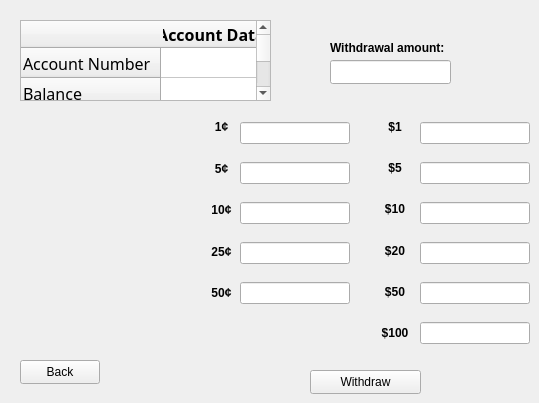
    <widget class="QWidget" name="C2__2Withdrawal">
     <attribute name="title">
      <string>Withdrawal</string>
     </attribute>
     <widget class="QPushButton" name="pushC2__2_back">
      <property name="geometry">
       <rect>
        <x>20</x>
        <y>360</y>
        <width>80</width>
        <height>24</height>
       </rect>
      </property>
      <property name="text">
       <string>Back</string>
      </property>
     </widget>
     <widget class="QWidget" name="layoutWidget_5">
      <property name="geometry">
       <rect>
        <x>380</x>
        <y>110</y>
        <width>30</width>
        <height>241</height>
       </rect>
      </property>
      <layout class="QVBoxLayout" name="verticalLayout_8">
       <item>
        <widget class="QLabel" name="labelC2__2_dollar001">
         <property name="text">
          <string>&lt;html&gt;&lt;head/&gt;&lt;body&gt;&lt;p align=&quot;center&quot;&gt;&lt;span style=&quot; font-weight:700;&quot;&gt;  $1&lt;/span&gt;&lt;/p&gt;&lt;/body&gt;&lt;/html&gt;</string>
         </property>
        </widget>
       </item>
       <item>
        <widget class="QLabel" name="labelC2__2_dollars005">
         <property name="text">
          <string>&lt;html&gt;&lt;head/&gt;&lt;body&gt;&lt;p align=&quot;center&quot;&gt;&lt;span style=&quot; font-weight:700;&quot;&gt;  $5&lt;/span&gt;&lt;/p&gt;&lt;/body&gt;&lt;/html&gt;</string>
         </property>
        </widget>
       </item>
       <item>
        <widget class="QLabel" name="labelC2__2_dollars010">
         <property name="text">
          <string>&lt;html&gt;&lt;head/&gt;&lt;body&gt;&lt;p align=&quot;center&quot;&gt;&lt;span style=&quot; font-weight:700;&quot;&gt; $10&lt;/span&gt;&lt;/p&gt;&lt;/body&gt;&lt;/html&gt;</string>
         </property>
        </widget>
       </item>
       <item>
        <widget class="QLabel" name="labelC2__2_dollars020">
         <property name="text">
          <string>&lt;html&gt;&lt;head/&gt;&lt;body&gt;&lt;p align=&quot;center&quot;&gt;&lt;span style=&quot; font-weight:700;&quot;&gt; $20&lt;/span&gt;&lt;/p&gt;&lt;/body&gt;&lt;/html&gt;</string>
         </property>
        </widget>
       </item>
       <item>
        <widget class="QLabel" name="labelC2__2_dollars050">
         <property name="text">
          <string>&lt;html&gt;&lt;head/&gt;&lt;body&gt;&lt;p align=&quot;center&quot;&gt;&lt;span style=&quot; font-weight:700;&quot;&gt; $50&lt;/span&gt;&lt;/p&gt;&lt;/body&gt;&lt;/html&gt;</string>
         </property>
        </widget>
       </item>
       <item>
        <widget class="QLabel" name="labelC2__2_dollars100">
         <property name="text">
          <string>&lt;html&gt;&lt;head/&gt;&lt;body&gt;&lt;p align=&quot;center&quot;&gt;&lt;span style=&quot; font-weight:700;&quot;&gt;$100&lt;/span&gt;&lt;/p&gt;&lt;/body&gt;&lt;/html&gt;</string>
         </property>
        </widget>
       </item>
      </layout>
     </widget>
     <widget class="QWidget" name="layoutWidget_6">
      <property name="geometry">
       <rect>
        <x>420</x>
        <y>110</y>
        <width>110</width>
        <height>251</height>
       </rect>
      </property>
      <layout class="QVBoxLayout" name="verticalLayout_9">
       <item>
        <widget class="QLineEdit" name="lineEditC2__2_dollar001"/>
       </item>
       <item>
        <widget class="QLineEdit" name="lineEditC2__2_dollars005"/>
       </item>
       <item>
        <widget class="QLineEdit" name="lineEditC2__2_dollars010"/>
       </item>
       <item>
        <widget class="QLineEdit" name="lineEditC2__2_dollars020"/>
       </item>
       <item>
        <widget class="QLineEdit" name="lineEditC2__2_dollars050"/>
       </item>
       <item>
        <widget class="QLineEdit" name="lineEditC2__2_dollars100"/>
       </item>
      </layout>
     </widget>
     <widget class="QWidget" name="layoutWidget_8">
      <property name="geometry">
       <rect>
        <x>210</x>
        <y>110</y>
        <width>23</width>
        <height>201</height>
       </rect>
      </property>
      <layout class="QVBoxLayout" name="verticalLayout_11">
       <item>
        <widget class="QLabel" name="labelC2__2_cent01">
         <property name="text">
          <string>&lt;html&gt;&lt;head/&gt;&lt;body&gt;&lt;p align=&quot;center&quot;&gt;&lt;span style=&quot; font-weight:700;&quot;&gt; 1¢&lt;/span&gt;&lt;/p&gt;&lt;/body&gt;&lt;/html&gt;</string>
         </property>
        </widget>
       </item>
       <item>
        <widget class="QLabel" name="labelC2__2_cents05">
         <property name="text">
          <string>&lt;html&gt;&lt;head/&gt;&lt;body&gt;&lt;p align=&quot;center&quot;&gt;&lt;span style=&quot; font-weight:700;&quot;&gt; 5¢&lt;/span&gt;&lt;/p&gt;&lt;/body&gt;&lt;/html&gt;</string>
         </property>
        </widget>
       </item>
       <item>
        <widget class="QLabel" name="labelC2__2_cents10">
         <property name="text">
          <string>&lt;html&gt;&lt;head/&gt;&lt;body&gt;&lt;p align=&quot;center&quot;&gt;&lt;span style=&quot; font-weight:700;&quot;&gt;10¢&lt;/span&gt;&lt;/p&gt;&lt;/body&gt;&lt;/html&gt;</string>
         </property>
        </widget>
       </item>
       <item>
        <widget class="QLabel" name="labelC2__2_cents25">
         <property name="text">
          <string>&lt;html&gt;&lt;head/&gt;&lt;body&gt;&lt;p align=&quot;center&quot;&gt;&lt;span style=&quot; font-weight:700;&quot;&gt;25¢&lt;/span&gt;&lt;/p&gt;&lt;/body&gt;&lt;/html&gt;</string>
         </property>
        </widget>
       </item>
       <item>
        <widget class="QLabel" name="labelC2__2_cents50">
         <property name="text">
          <string>&lt;html&gt;&lt;head/&gt;&lt;body&gt;&lt;p align=&quot;center&quot;&gt;&lt;span style=&quot; font-weight:700;&quot;&gt;50¢&lt;/span&gt;&lt;/p&gt;&lt;/body&gt;&lt;/html&gt;</string>
         </property>
        </widget>
       </item>
      </layout>
     </widget>
     <widget class="QWidget" name="layoutWidget_9">
      <property name="geometry">
       <rect>
        <x>240</x>
        <y>110</y>
        <width>110</width>
        <height>211</height>
       </rect>
      </property>
      <layout class="QVBoxLayout" name="verticalLayout_12">
       <item>
        <widget class="QLineEdit" name="lineEditC2__2_cent01"/>
       </item>
       <item>
        <widget class="QLineEdit" name="lineEditC2__2_cents05"/>
       </item>
       <item>
        <widget class="QLineEdit" name="lineEditC2__2_cents10"/>
       </item>
       <item>
        <widget class="QLineEdit" name="lineEditC2__2_cents25"/>
       </item>
       <item>
        <widget class="QLineEdit" name="lineEditC2__2_cents50"/>
       </item>
      </layout>
     </widget>
     <widget class="QTableWidget" name="tableC2__2_clientAccountData">
      <property name="geometry">
       <rect>
        <x>20</x>
        <y>20</y>
        <width>251</width>
        <height>81</height>
       </rect>
      </property>
      <row>
       <property name="text">
        <string>Account Number</string>
       </property>
       <property name="font">
        <font>
         <family>Baskerville Old Face</family>
         <pointsize>12</pointsize>
        </font>
       </property>
      </row>
      <row>
       <property name="text">
        <string>Balance</string>
       </property>
       <property name="font">
        <font>
         <family>Baskerville Old Face</family>
         <pointsize>12</pointsize>
        </font>
       </property>
      </row>
      <column>
       <property name="text">
        <string>Account Data</string>
       </property>
       <property name="font">
        <font>
         <family>Baskerville Old Face</family>
         <pointsize>12</pointsize>
         <bold>true</bold>
        </font>
       </property>
      </column>
      <item row="0" column="0">
       <property name="font">
        <font>
         <family>Baskerville Old Face</family>
         <pointsize>12</pointsize>
        </font>
       </property>
      </item>
      <item row="1" column="0">
       <property name="font">
        <font>
         <family>Baskerville Old Face</family>
         <pointsize>12</pointsize>
        </font>
       </property>
      </item>
     </widget>
     <widget class="QPushButton" name="pushC2__2_withdraw">
      <property name="geometry">
       <rect>
        <x>310</x>
        <y>370</y>
        <width>111</width>
        <height>24</height>
       </rect>
      </property>
      <property name="text">
       <string>Withdraw</string>
      </property>
     </widget>
     <widget class="QLineEdit" name="lineEditC2__2_ammount">
      <property name="geometry">
       <rect>
        <x>330</x>
        <y>60</y>
        <width>121</width>
        <height>24</height>
       </rect>
      </property>
     </widget>
     <widget class="QLabel" name="labelC2__2_ammount">
      <property name="geometry">
       <rect>
        <x>330</x>
        <y>40</y>
        <width>121</width>
        <height>16</height>
       </rect>
      </property>
      <property name="text">
       <string>&lt;html&gt;&lt;head/&gt;&lt;body&gt;&lt;p&gt;&lt;span style=&quot; font-weight:700;&quot;&gt;Withdrawal amount:&lt;/span&gt;&lt;/p&gt;&lt;/body&gt;&lt;/html&gt;</string>
      </property>
     </widget>
    </widget>
